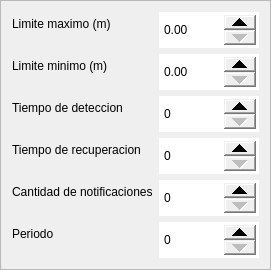
        <widget class="QFrame" name="frame_9">
         <property name="styleSheet">
          <string notr="true">QDoubleSpinBox { 
height: 30;
}

QDoubleSpinBox::up-button { 
width: 32px; 
height: 15;
}
QDoubleSpinBox::down-button { 
width: 32px; 
height: 15;

}</string>
         </property>
         <property name="frameShape">
          <enum>QFrame::StyledPanel</enum>
         </property>
         <property name="frameShadow">
          <enum>QFrame::Raised</enum>
         </property>
         <layout class="QFormLayout" name="formLayout_9">
          <item row="0" column="0">
           <widget class="QLabel" name="label_52">
            <property name="text">
             <string>Limite maximo (m)</string>
            </property>
           </widget>
          </item>
          <item row="0" column="1">
           <widget class="QDoubleSpinBox" name="control_1042">
            <property name="accelerated">
             <bool>true</bool>
            </property>
            <property name="prefix">
             <string/>
            </property>
            <property name="suffix">
             <string/>
            </property>
            <property name="minimum">
             <double>0.000000000000000</double>
            </property>
            <property name="maximum">
             <double>9999999999.000000000000000</double>
            </property>
            <property name="singleStep">
             <double>0.010000000000000</double>
            </property>
           </widget>
          </item>
          <item row="1" column="0">
           <widget class="QLabel" name="label_53">
            <property name="text">
             <string>Limite minimo (m)</string>
            </property>
           </widget>
          </item>
          <item row="1" column="1">
           <widget class="QDoubleSpinBox" name="control_1043">
            <property name="accelerated">
             <bool>true</bool>
            </property>
            <property name="prefix">
             <string/>
            </property>
            <property name="suffix">
             <string/>
            </property>
            <property name="minimum">
             <double>0.000000000000000</double>
            </property>
            <property name="maximum">
             <double>9999999999.000000000000000</double>
            </property>
            <property name="singleStep">
             <double>0.010000000000000</double>
            </property>
           </widget>
          </item>
          <item row="3" column="0">
           <widget class="QLabel" name="label_54">
            <property name="text">
             <string>Tiempo de deteccion</string>
            </property>
           </widget>
          </item>
          <item row="3" column="1">
           <widget class="QDoubleSpinBox" name="control_1044">
            <property name="accelerated">
             <bool>true</bool>
            </property>
            <property name="prefix">
             <string/>
            </property>
            <property name="suffix">
             <string/>
            </property>
            <property name="decimals">
             <number>0</number>
            </property>
            <property name="minimum">
             <double>0.000000000000000</double>
            </property>
            <property name="maximum">
             <double>9999999999.000000000000000</double>
            </property>
            <property name="singleStep">
             <double>1.000000000000000</double>
            </property>
           </widget>
          </item>
          <item row="4" column="0">
           <widget class="QLabel" name="label_55">
            <property name="text">
             <string>Tiempo de recuperacion</string>
            </property>
           </widget>
          </item>
          <item row="4" column="1">
           <widget class="QDoubleSpinBox" name="control_1045">
            <property name="accelerated">
             <bool>true</bool>
            </property>
            <property name="prefix">
             <string/>
            </property>
            <property name="suffix">
             <string/>
            </property>
            <property name="decimals">
             <number>0</number>
            </property>
            <property name="minimum">
             <double>0.000000000000000</double>
            </property>
            <property name="maximum">
             <double>99999.000000000000000</double>
            </property>
            <property name="singleStep">
             <double>1.000000000000000</double>
            </property>
           </widget>
          </item>
          <item row="5" column="0">
           <widget class="QLabel" name="label_56">
            <property name="text">
             <string>Cantidad de notificaciones</string>
            </property>
           </widget>
          </item>
          <item row="5" column="1">
           <widget class="QDoubleSpinBox" name="control_1046">
            <property name="accelerated">
             <bool>true</bool>
            </property>
            <property name="prefix">
             <string/>
            </property>
            <property name="suffix">
             <string/>
            </property>
            <property name="decimals">
             <number>0</number>
            </property>
            <property name="minimum">
             <double>0.000000000000000</double>
            </property>
            <property name="maximum">
             <double>99999.000000000000000</double>
            </property>
           </widget>
          </item>
          <item row="6" column="0">
           <widget class="QLabel" name="label_57">
            <property name="text">
             <string>Periodo</string>
            </property>
           </widget>
          </item>
          <item row="6" column="1">
           <widget class="QDoubleSpinBox" name="control_1047">
            <property name="accelerated">
             <bool>true</bool>
            </property>
            <property name="prefix">
             <string/>
            </property>
            <property name="suffix">
             <string/>
            </property>
            <property name="decimals">
             <number>0</number>
            </property>
            <property name="minimum">
             <double>0.000000000000000</double>
            </property>
            <property name="maximum">
             <double>99999.000000000000000</double>
            </property>
           </widget>
          </item>
         </layout>
        </widget>
